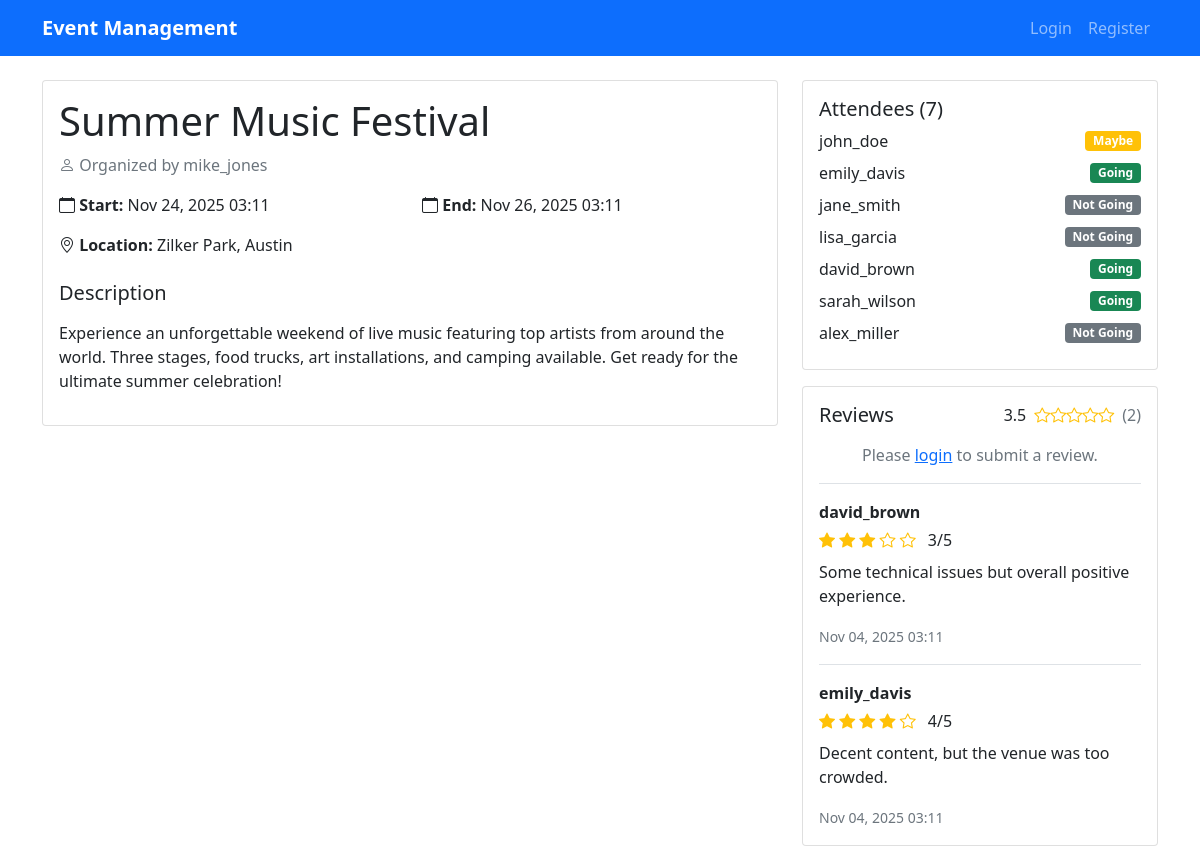
The app's page /events/26/ with its own data.
### events/models.py (models this page shows, shortened)
class Event(models.Model):
    title = models.CharField(max_length=255)
    description = models.TextField()
    organizer = models.ForeignKey(User, on_delete=models.CASCADE, related_name='organized_events')
    location = models.CharField(max_length=255)
    start_time = models.DateTimeField()
    end_time = models.DateTimeField()
    is_public = models.BooleanField(default=True)
    created_at = models.DateTimeField(auto_now_add=True)
    updated_at = models.DateTimeField(auto_now=True)

class RSVP(models.Model):
    STATUS_CHOICES = [
        ('Going', 'Going'),
        ('Maybe', 'Maybe'),
        ('Not Going', 'Not Going'),
    ]
    event = models.ForeignKey(Event, on_delete=models.CASCADE, related_name='rsvps')
    user = models.ForeignKey(User, on_delete=models.CASCADE)
    status = models.CharField(max_length=10, choices=STATUS_CHOICES)
    created_at = models.DateTimeField(auto_now_add=True)
    class Meta:
        unique_together = ['event', 'user']

class Review(models.Model):
    event = models.ForeignKey(Event, on_delete=models.CASCADE, related_name='reviews')
    user = models.ForeignKey(User, on_delete=models.CASCADE)
    rating = models.IntegerField(validators=[MinValueValidator(1), MaxValueValidator(5)])
    comment = models.TextField()
    created_at = models.DateTimeField(auto_now_add=True)
    class Meta:
        unique_together = ['event', 'user']

### events/views.py (the view, shortened to what this page needs)
# urls.py: path('events/<int:event_id>/', event_detail, name='event_detail'),
def event_detail(request, event_id):
    if request.user.is_authenticated:
        events = Event.objects.filter(
            Q(id=event_id) & (
                Q(is_public=True) |
                Q(organizer=request.user) |
                Q(rsvps__user=request.user)
            )
        ).distinct()
        if not events.exists():
            from django.http import Http404
            raise Http404("Event not found")
        event = events.first()
    else:
        event = get_object_or_404(Event, id=event_id, is_public=True)
    rsvps = event.rsvps.all().order_by('created_at')
    rsvp_count = rsvps.count()
    user_rsvp = None
    user_review = None
    reviews = event.reviews.all().order_by('-created_at')
    average_rating = reviews.aggregate(models.Avg('rating'))['rating__avg'] or 0
    context = {
        'event': event,
        'rsvps': rsvps,
        'rsvp_count': rsvp_count,
        'user_rsvp': user_rsvp,
        'user_review': user_review,
        'reviews': reviews,
        'average_rating': average_rating,
    }
    return render(request, 'events/event_detail.html', context)

### templates/events/event_detail.html (shortened to what this page needs)
{% extends 'base.html' %}
{% block content %}
<div class="row">
    <div class="col-lg-8">
        <div class="card">
            <div class="card-body">
                <h1>{{ event.title }}</h1>
                <p class="text-muted mb-3">
                    <i class="bi bi-person"></i> Organized by {{ event.organizer.username }}
                </p>
                <div class="row mb-3">
                    <div class="col-md-6">
                        <strong><i class="bi bi-calendar"></i> Start:</strong> {{ event.start_time|date:"M d, Y H:i" }}
                    </div>
                    <div class="col-md-6">
                        <strong><i class="bi bi-calendar"></i> End:</strong> {{ event.end_time|date:"M d, Y H:i" }}
                    </div>
                </div>
                <p><strong><i class="bi bi-geo-alt"></i> Location:</strong> {{ event.location }}</p>
                <div class="mt-4">
                    <h5>Description</h5>
                    <p>{{ event.description|linebreaks }}</p>
                </div>
            </div>
        </div>
    </div>
    <div class="col-lg-4">
        <div class="card mb-3">
            <div class="card-body">
                <h5>Attendees ({{ rsvp_count }})</h5>
                {% for rsvp in rsvps %}
                    <div class="d-flex justify-content-between align-items-center mb-2">
                        <span>{{ rsvp.user.username }}</span>
                        <span class="badge bg-{% if rsvp.status == 'Going' %}success{% elif rsvp.status == 'Maybe' %}warning{% else %}secondary{% endif %}">
                            {{ rsvp.status }}
                        </span>
                    </div>
                {% empty %}
                    <p class="text-muted">No RSVPs yet</p>
                {% endfor %}
            </div>
        </div>
        <div class="card">
            <div class="card-body">
                <div class="d-flex justify-content-between align-items-center mb-3">
                    <h5 class="mb-0">Reviews</h5>
                    {% if reviews.count > 0 %}
                        <div class="d-flex align-items-center">
                            <span class="me-2">{{ average_rating|floatformat:1 }}</span>
                            {% for i in "12345" %}
                                {% if forloop.counter <= average_rating|floatformat:0 %}
                                    <i class="bi bi-star-fill text-warning"></i>
                                {% else %}
                                    <i class="bi bi-star text-warning"></i>
                                {% endif %}
                            {% endfor %}
                            <span class="text-muted ms-2">({{ reviews.count }})</span>
                        </div>
                    {% endif %}
                </div>
                {% if user.is_authenticated %}
                    {% if user_review %}
                        <div class="alert alert-info">
                            <div class="d-flex justify-content-between align-items-start">
                                <div>
                                    <strong>Your Review</strong>
                                    <div class="mt-2">
                                        {% for i in "12345" %}
                                            {% if forloop.counter <= user_review.rating %}
                                                <i class="bi bi-star-fill text-warning"></i>
                                            {% else %}
                                                <i class="bi bi-star text-warning"></i>
                                            {% endif %}
                                        {% endfor %}
                                        <span class="ms-2">{{ user_review.rating }}/5</span>
                                    </div>
                                    <p class="mt-2 mb-0">{{ user_review.comment|linebreaks }}</p>
                                    <small class="text-muted">{{ user_review.created_at|date:"M d, Y H:i" }}</small>
                                </div>
                                <div>
                                    <a href="{% url 'submit_review' event.id %}" class="btn btn-sm btn-outline-primary">Edit</a>
                                    <form method="post" action="{% url 'delete_review' event.id %}" class="d-inline">
                                        {% csrf_token %}
                                        <button type="submit" class="btn btn-sm btn-outline-danger" onclick="return confirm('Are you sure you want to delete your review?')">Delete</button>
                                    </form>
                                </div>
                            </div>
                        </div>
                    {% else %}
                        <div class="text-center mb-3">
                            <a href="{% url 'submit_review' event.id %}" class="btn btn-primary">Submit a Review</a>
                        </div>
                    {% endif %}
                {% else %}
                    <div class="text-center mb-3">
                        <p class="text-muted">Please <a href="{% url 'login' %}">login</a> to submit a review.</p>
                    </div>
                {% endif %}
                {% for review in reviews %}
                    {% if not user_review or review.id != user_review.id %}
                        <div class="border-top pt-3 {% if not forloop.first %}mt-3{% endif %}">
                            <div class="d-flex justify-content-between align-items-start">
                                <div>
                                    <strong>{{ review.user.username }}</strong>
                                    <div class="mt-1">
                                        {% for i in "12345" %}
                                            {% if forloop.counter <= review.rating %}
                                                <i class="bi bi-star-fill text-warning"></i>
                                            {% else %}
                                                <i class="bi bi-star text-warning"></i>
                                            {% endif %}
                                        {% endfor %}
                                        <span class="ms-2">{{ review.rating }}/5</span>
                                    </div>
                                    <p class="mt-2 mb-1">{{ review.comment|linebreaks }}</p>
                                    <small class="text-muted">{{ review.created_at|date:"M d, Y H:i" }}</small>
                                </div>
                            </div>
                        </div>
                    {% endif %}
                {% empty %}
                    {% if not user_review %}
                        <p class="text-muted text-center">No reviews yet. Be the first to review this event!</p>
                    {% endif %}
                {% endfor %}
            </div>
        </div>
    </div>
</div>
{% endblock %}

### records on screen
Event: title "Summer Music Festival", organizer.username "mike_jones", start_time "Nov 24, 2025 03:11", end_time "Nov 26, 2025 03:11", location "Zilker Park, Austin", description "Experience an unforgettable weekend of live music featuring top artists from around the world. Three stages, food trucks, art installations, and camping available. Get ready for the ultimate summer celebration!"
RSVP: user.username "john_doe", status "Maybe"
RSVP: user.username "emily_davis", status "Going"
RSVP: user.username "jane_smith", status "Not Going"
RSVP: user.username "lisa_garcia", status "Not Going"
RSVP: user.username "david_brown", status "Going"
RSVP: user.username "sarah_wilson", status "Going"
RSVP: user.username "alex_miller", status "Not Going"
Review: user.username "david_brown", rating "3", comment "Some technical issues but overall positive experience.", created_at "Nov 04, 2025 03:11"
Review: user.username "emily_davis", rating "4", comment "Decent content, but the venue was too crowded.", created_at "Nov 04, 2025 03:11"

### other values on screen
{{ rsvp_count }} "7"
{{ average_rating|floatformat:1 }} "3.5"
{{ reviews.count }} "2"
